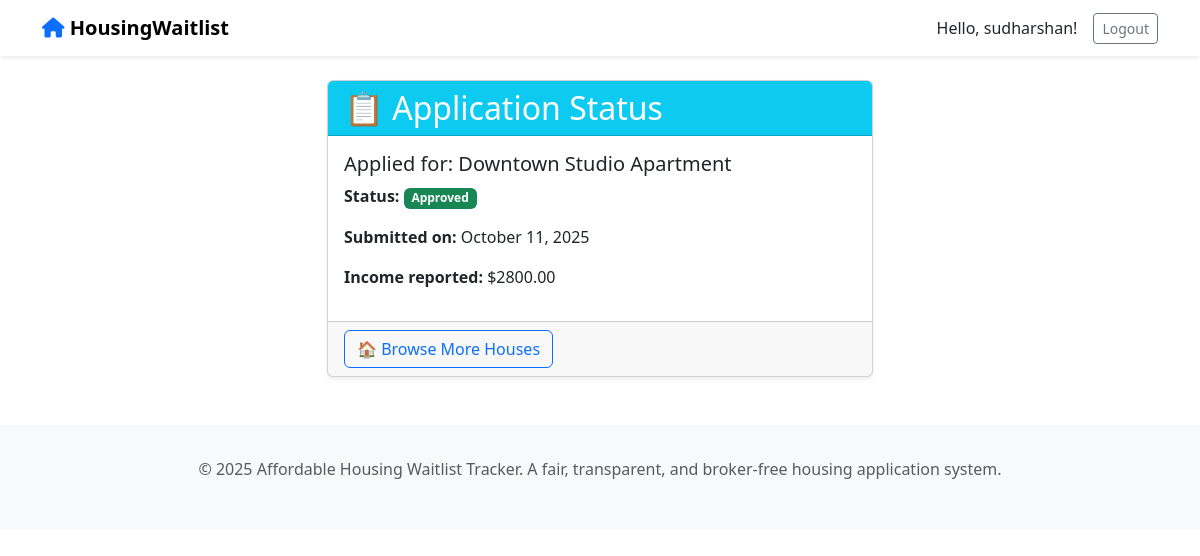
/housing/application/1/ (signed in), run on the app's committed database.
### housing/models.py (models this page shows, shortened)
class Applicant(models.Model):
    STATUS_CHOICES = [
        ('pending', 'Pending'),
        ('approved', 'Approved'),
        ('rejected', 'Rejected'),
    ]
    user = models.ForeignKey(User, on_delete=models.CASCADE, null=True, blank=True)
    name = models.CharField(max_length=255)
    contact = models.CharField(max_length=20)
    income = models.DecimalField(max_digits=12, decimal_places=2, validators=[MinValueValidator(0)])
    applied_house = models.ForeignKey(House, on_delete=models.CASCADE, related_name='applicants')
    status = models.CharField(max_length=10, choices=STATUS_CHOICES, default='pending')
    applied_at = models.DateTimeField(auto_now_add=True)

class House(models.Model):
    title = models.CharField(max_length=255)
    address = models.TextField()
    image = models.ImageField(upload_to='houses/', blank=True, null=True)
    rent = models.DecimalField(max_digits=10, decimal_places=2, validators=[MinValueValidator(0)])
    owner = models.ForeignKey(Owner, on_delete=models.CASCADE, related_name='houses')
    availability = models.BooleanField(default=True)

### housing/views.py (the view)
# urls.py: path('application/<int:applicant_id>/', views.application_status, name='application_status'),
@login_required
def application_status(request, applicant_id):
    applicant = get_object_or_404(Applicant, id=applicant_id, user=request.user)
    return render(request, 'housing/application_status.html', {'applicant': applicant})

### housing/templates/housing/application_status.html
{% extends 'base.html' %}
{% block content %}
<div class="container mt-4">
    <div class="row justify-content-center">
        <div class="col-md-6">
            <div class="card shadow-sm">
                <div class="card-header bg-info text-white">
                    <h2 class="mb-0">📋 Application Status</h2>
                </div>
                <div class="card-body">
                    <h5>Applied for: {{ applicant.applied_house.title }}</h5>
                    <div class="mb-3">
                        <strong>Status:</strong>
                        {% if applicant.status == 'pending' %}
                            <span class="badge bg-warning text-dark">Pending</span>
                        {% elif applicant.status == 'approved' %}
                            <span class="badge bg-success">Approved</span>
                        {% else %}
                            <span class="badge bg-danger">Rejected</span>
                        {% endif %}
                    </div>
                    <div class="mb-3">
                        <strong>Submitted on:</strong> {{ applicant.applied_at|date:"F d, Y" }}
                    </div>
                    <div class="mb-3">
                        <strong>Income reported:</strong> ${{ applicant.income }}
                    </div>
                </div>
                <div class="card-footer">
                    <a href="{% url 'housing:house_list' %}" class="btn btn-outline-primary">
                        🏠 Browse More Houses
                    </a>
                </div>
            </div>
        </div>
    </div>
</div>
{% endblock %}

### housing/templates/base.html (shortened to what this page needs)
<!DOCTYPE html>
<html lang="en">
<head>
    <link href="https://cdn.jsdelivr.net/npm/bootstrap@5.3.3/dist/css/bootstrap.min.css" rel="stylesheet">
    <link rel="stylesheet" href="https://cdnjs.cloudflare.com/ajax/libs/font-awesome/6.5.0/css/all.min.css">
</head>
<body>
    <nav class="navbar navbar-expand-lg navbar-light bg-white shadow-sm">
        <div class="container">
            <a class="navbar-brand fw-bold" href="{% url 'home' %}">
                <i class="fas fa-home text-primary"></i> HousingWaitlist
            </a>
            <div class="d-flex align-items-center">
                {% if user.is_authenticated %}
                    <span class="me-3">Hello, {{ user.username }}!</span>
                    <a href="{% url 'logout' %}" class="btn btn-outline-secondary btn-sm">Logout</a>
                {% else %}
                    <a href="{% url 'login' %}" class="btn btn-outline-primary me-2">Login</a>
                    <a href="{% url 'signup' %}" class="btn btn-primary">Sign Up</a>
                {% endif %}
            </div>
        </div>
    </nav>
    <main>
        {% block content %}{% endblock %}
    </main>
    <footer class="footer">
        <div class="container text-center text-muted">
            <p>© 2025 Affordable Housing Waitlist Tracker. A fair, transparent, and broker-free housing application system.</p>
        </div>
    </footer>
</body>
</html>

### housing/templates/base.html (style rules this page uses)
body { font-family: 'Segoe UI', system-ui, sans-serif; }
.footer { background: #f8f9fa; padding: 2rem 0; margin-top: 3rem; }

### data on the page
Applicant: applied_house "Downtown Studio Apartment", applied_at "October 11, 2025", income "2800.00"

### other printed values
{{ user.username }} "sudharshan"
